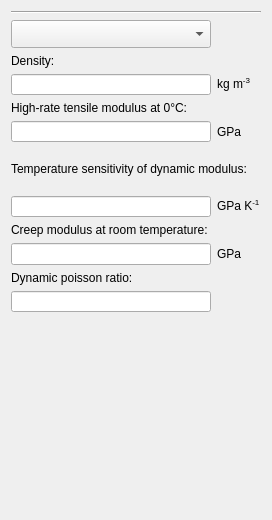
           <widget class="QFrame" name="materialframe">
            <property name="minimumSize">
             <size>
              <width>0</width>
              <height>520</height>
             </size>
            </property>
            <property name="maximumSize">
             <size>
              <width>16777215</width>
              <height>520</height>
             </size>
            </property>
            <property name="sizeIncrement">
             <size>
              <width>0</width>
              <height>0</height>
             </size>
            </property>
            <property name="styleSheet">
             <string notr="true"/>
            </property>
            <property name="frameShape">
             <enum>QFrame::Box</enum>
            </property>
            <property name="frameShadow">
             <enum>QFrame::Plain</enum>
            </property>
            <property name="lineWidth">
             <number>0</number>
            </property>
            <layout class="QGridLayout" name="gridLayout_2">
             <item row="6" column="0">
              <widget class="QLabel" name="DDynamicModulus">
               <property name="sizePolicy">
                <sizepolicy hsizetype="Fixed" vsizetype="Fixed">
                 <horstretch>0</horstretch>
                 <verstretch>0</verstretch>
                </sizepolicy>
               </property>
               <property name="minimumSize">
                <size>
                 <width>250</width>
                 <height>42</height>
                </size>
               </property>
               <property name="maximumSize">
                <size>
                 <width>250</width>
                 <height>42</height>
                </size>
               </property>
               <property name="text">
                <string>Temperature sensitivity of dynamic modulus:</string>
               </property>
               <property name="wordWrap">
                <bool>true</bool>
               </property>
              </widget>
             </item>
             <item row="10" column="0">
              <widget class="QLabel" name="Poissonratio">
               <property name="text">
                <string>Dynamic poisson ratio:</string>
               </property>
              </widget>
             </item>
             <item row="11" column="0">
              <widget class="QLineEdit" name="dynpoissonratio">
               <property name="minimumSize">
                <size>
                 <width>200</width>
                 <height>21</height>
                </size>
               </property>
               <property name="maximumSize">
                <size>
                 <width>200</width>
                 <height>21</height>
                </size>
               </property>
              </widget>
             </item>
             <item row="7" column="0">
              <layout class="QHBoxLayout" name="horizontalLayout_7">
               <item>
                <widget class="QLineEdit" name="deltadynamicmodulus">
                 <property name="minimumSize">
                  <size>
                   <width>200</width>
                   <height>21</height>
                  </size>
                 </property>
                 <property name="maximumSize">
                  <size>
                   <width>200</width>
                   <height>21</height>
                  </size>
                 </property>
                </widget>
               </item>
               <item>
                <widget class="QLabel" name="label_17">
                 <property name="text">
                  <string>&lt;html&gt;&lt;head/&gt;&lt;body&gt;&lt;p&gt;GPa K&lt;span style=&quot; vertical-align:super;&quot;&gt;-1&lt;/span&gt;&lt;/p&gt;&lt;/body&gt;&lt;/html&gt;</string>
                 </property>
                </widget>
               </item>
              </layout>
             </item>
             <item row="8" column="0">
              <widget class="QLabel" name="Creepmodulus">
               <property name="text">
                <string>Creep modulus at room temperature:</string>
               </property>
              </widget>
             </item>
             <item row="5" column="0">
              <layout class="QHBoxLayout" name="horizontalLayout_6">
               <item>
                <widget class="QLineEdit" name="dynamicmodulus">
                 <property name="minimumSize">
                  <size>
                   <width>200</width>
                   <height>21</height>
                  </size>
                 </property>
                 <property name="maximumSize">
                  <size>
                   <width>200</width>
                   <height>21</height>
                  </size>
                 </property>
                </widget>
               </item>
               <item>
                <widget class="QLabel" name="label_16">
                 <property name="text">
                  <string>GPa</string>
                 </property>
                </widget>
               </item>
              </layout>
             </item>
             <item row="3" column="0">
              <layout class="QHBoxLayout" name="horizontalLayout_5">
               <item>
                <widget class="QLineEdit" name="density">
                 <property name="sizePolicy">
                  <sizepolicy hsizetype="Fixed" vsizetype="Fixed">
                   <horstretch>0</horstretch>
                   <verstretch>0</verstretch>
                  </sizepolicy>
                 </property>
                 <property name="minimumSize">
                  <size>
                   <width>200</width>
                   <height>21</height>
                  </size>
                 </property>
                 <property name="maximumSize">
                  <size>
                   <width>200</width>
                   <height>21</height>
                  </size>
                 </property>
                </widget>
               </item>
               <item>
                <widget class="QLabel" name="label_15">
                 <property name="text">
                  <string>&lt;html&gt;&lt;head/&gt;&lt;body&gt;&lt;p&gt;kg m&lt;span style=&quot; vertical-align:super;&quot;&gt;-3&lt;/span&gt;&lt;/p&gt;&lt;/body&gt;&lt;/html&gt;</string>
                 </property>
                </widget>
               </item>
              </layout>
             </item>
             <item row="2" column="0">
              <widget class="QLabel" name="Density">
               <property name="text">
                <string>Density:</string>
               </property>
              </widget>
             </item>
             <item row="4" column="0">
              <widget class="QLabel" name="DynamicModulus">
               <property name="text">
                <string>High-rate tensile modulus at 0°C:</string>
               </property>
              </widget>
             </item>
             <item row="1" column="0">
              <widget class="QComboBox" name="materialname">
               <property name="sizePolicy">
                <sizepolicy hsizetype="Fixed" vsizetype="Fixed">
                 <horstretch>0</horstretch>
                 <verstretch>0</verstretch>
                </sizepolicy>
               </property>
               <property name="minimumSize">
                <size>
                 <width>200</width>
                 <height>28</height>
                </size>
               </property>
               <property name="maximumSize">
                <size>
                 <width>200</width>
                 <height>28</height>
                </size>
               </property>
              </widget>
             </item>
             <item row="9" column="0">
              <layout class="QHBoxLayout" name="horizontalLayout_8">
               <item>
                <widget class="QLineEdit" name="creepmodulus">
                 <property name="minimumSize">
                  <size>
                   <width>200</width>
                   <height>21</height>
                  </size>
                 </property>
                 <property name="maximumSize">
                  <size>
                   <width>21</width>
                   <height>16777215</height>
                  </size>
                 </property>
                </widget>
               </item>
               <item>
                <widget class="QLabel" name="label_22">
                 <property name="text">
                  <string>GPa</string>
                 </property>
                </widget>
               </item>
              </layout>
             </item>
             <item row="12" column="0">
              <spacer name="verticalSpacer_2">
               <property name="orientation">
                <enum>Qt::Vertical</enum>
               </property>
               <property name="sizeHint" stdset="0">
                <size>
                 <width>20</width>
                 <height>40</height>
                </size>
               </property>
              </spacer>
             </item>
             <item row="0" column="0">
              <widget class="Line" name="line_7">
               <property name="orientation">
                <enum>Qt::Horizontal</enum>
               </property>
              </widget>
             </item>
            </layout>
           </widget>
